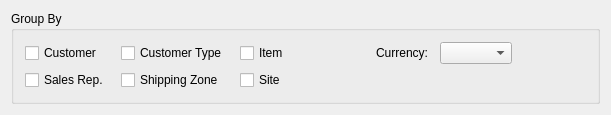
<?xml version="1.0" encoding="UTF-8"?>
<ui version="4.0">
 <comment>This file is part of the xTuple ERP: PostBooks Edition, a free and
open source Enterprise Resource Planning software suite,
Copyright (c) 1999-2011 by OpenMFG LLC, d/b/a xTuple.
It is licensed to you under the Common Public Attribution License
version 1.0, the full text of which (including xTuple-specific Exhibits)
is available at www.xtuple.com/CPAL.  By using this software, you agree
to be bound by its terms.</comment>
 <class>dspSummarizedSales</class>
 <widget class="QWidget" name="dspSummarizedSales">
  <property name="enabled">
   <bool>true</bool>
  </property>
  <property name="geometry">
   <rect>
    <x>0</x>
    <y>0</y>
    <width>611</width>
    <height>103</height>
   </rect>
  </property>
  <property name="windowTitle">
   <string>Summarized Sales</string>
  </property>
  <layout class="QGridLayout" name="gridLayout_2">
   <item row="0" column="0">
    <widget class="QGroupBox" name="_groupBy">
     <property name="title">
      <string>Group By</string>
     </property>
     <layout class="QGridLayout" name="gridLayout">
      <property name="horizontalSpacing">
       <number>12</number>
      </property>
      <item row="0" column="0">
       <widget class="XCheckBox" name="_cust">
        <property name="text">
         <string>Customer</string>
        </property>
       </widget>
      </item>
      <item row="0" column="1">
       <widget class="XCheckBox" name="_custtype">
        <property name="text">
         <string>Customer Type</string>
        </property>
       </widget>
      </item>
      <item row="0" column="2">
       <widget class="XCheckBox" name="_item">
        <property name="text">
         <string>Item</string>
        </property>
       </widget>
      </item>
      <item row="0" column="3">
       <spacer name="horizontalSpacer">
        <property name="orientation">
         <enum>Qt::Horizontal</enum>
        </property>
        <property name="sizeHint" stdset="0">
         <size>
          <width>14</width>
          <height>20</height>
         </size>
        </property>
       </spacer>
      </item>
      <item row="0" column="4">
       <widget class="QLabel" name="_unitsLit">
        <property name="text">
         <string>Currency:</string>
        </property>
        <property name="alignment">
         <set>Qt::AlignRight|Qt::AlignTrailing|Qt::AlignVCenter</set>
        </property>
       </widget>
      </item>
      <item row="0" column="5">
       <widget class="XComboBox" name="_units"/>
      </item>
      <item row="0" column="6">
       <spacer name="horizontalSpacer_2">
        <property name="orientation">
         <enum>Qt::Horizontal</enum>
        </property>
        <property name="sizeHint" stdset="0">
         <size>
          <width>40</width>
          <height>20</height>
         </size>
        </property>
       </spacer>
      </item>
      <item row="1" column="0">
       <widget class="XCheckBox" name="_salesrep">
        <property name="text">
         <string>Sales Rep.</string>
        </property>
       </widget>
      </item>
      <item row="1" column="1">
       <widget class="XCheckBox" name="_shipzone">
        <property name="text">
         <string>Shipping Zone</string>
        </property>
       </widget>
      </item>
      <item row="1" column="2">
       <widget class="XCheckBox" name="_site">
        <property name="text">
         <string>Site</string>
        </property>
       </widget>
      </item>
     </layout>
    </widget>
   </item>
  </layout>
 </widget>
 <layoutdefault spacing="6" margin="11"/>
 <pixmapfunction>qPixmapFromMimeSource</pixmapfunction>
 <customwidgets>
  <customwidget>
   <class>XCheckBox</class>
   <extends>QCheckBox</extends>
   <header>xcheckbox.h</header>
  </customwidget>
  <customwidget>
   <class>XComboBox</class>
   <extends>QComboBox</extends>
   <header>xcombobox.h</header>
  </customwidget>
 </customwidgets>
 <resources/>
 <connections/>
</ui>
